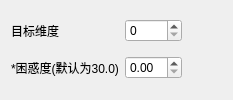
           <widget class="QWidget" name="tSNE">
            <layout class="QGridLayout" name="gridLayout">
             <item row="1" column="0">
              <widget class="QLabel" name="lasdija">
               <property name="text">
                <string>目标维度</string>
               </property>
              </widget>
             </item>
             <item row="2" column="1">
              <widget class="QDoubleSpinBox" name="tsneCon"/>
             </item>
             <item row="2" column="0">
              <widget class="QLabel" name="adadvsdv">
               <property name="text">
                <string>*困惑度(默认为30.0)</string>
               </property>
              </widget>
             </item>
             <item row="1" column="1">
              <widget class="QSpinBox" name="tsneObjDim"/>
             </item>
             <item row="1" column="2">
              <spacer name="horizontalSpacer_15">
               <property name="orientation">
                <enum>Qt::Horizontal</enum>
               </property>
               <property name="sizeHint" stdset="0">
                <size>
                 <width>40</width>
                 <height>20</height>
                </size>
               </property>
              </spacer>
             </item>
             <item row="2" column="2">
              <spacer name="horizontalSpacer_16">
               <property name="orientation">
                <enum>Qt::Horizontal</enum>
               </property>
               <property name="sizeHint" stdset="0">
                <size>
                 <width>40</width>
                 <height>20</height>
                </size>
               </property>
              </spacer>
             </item>
            </layout>
           </widget>
